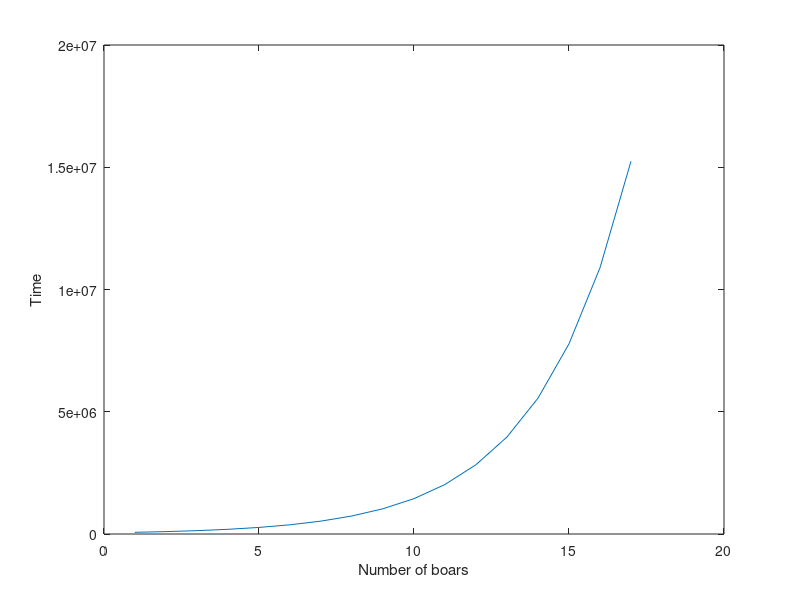

Write MATLAB code to recreate this figure.
Nb=50000;
Nhum=11000000;
r=0.4;
i=1;
T=[1];

while Nb(i)< Nhum
    N=Nb(i)*(1+r); 
        T=[T,i];
    i=i+1;
    Nb=[Nb, N];
end

plot(T,Nb)
xlabel('Number of boars')
ylabel('Time')

